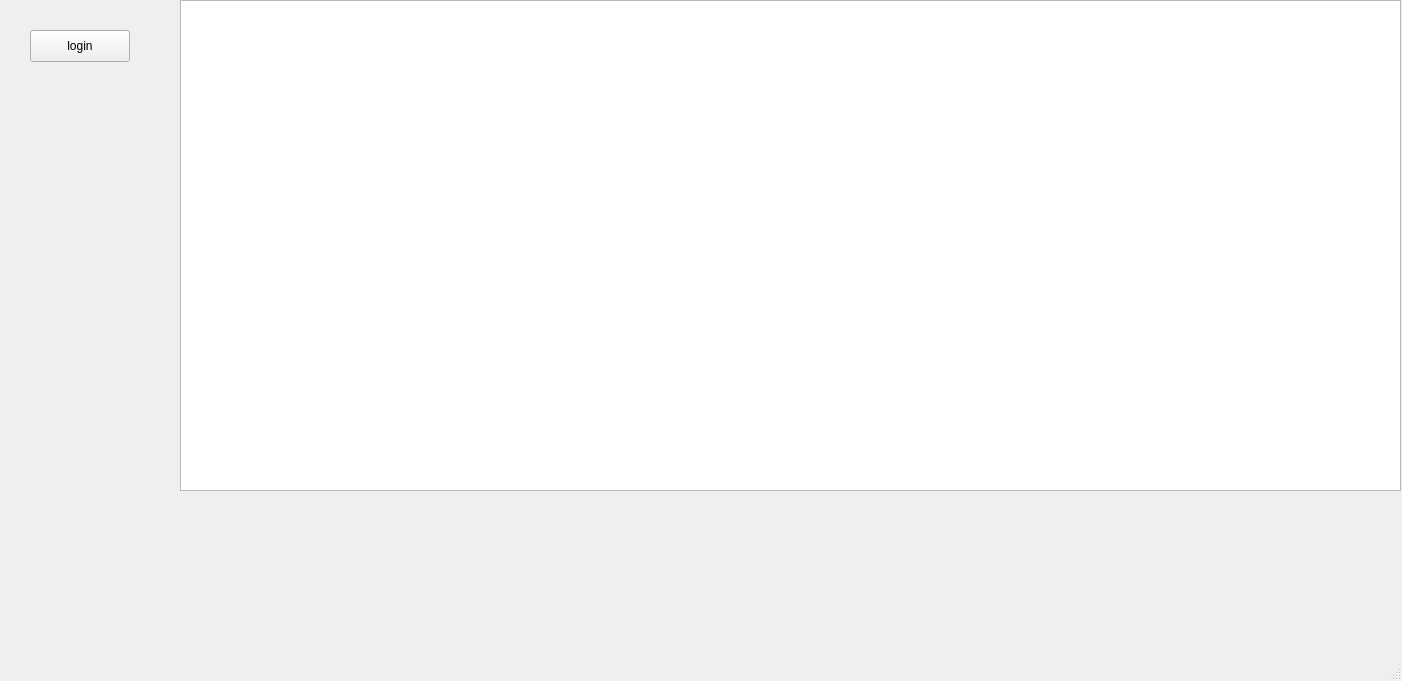
<?xml version="1.0" encoding="UTF-8"?>
<ui version="4.0">
 <class>MainWindow</class>
 <widget class="QMainWindow" name="MainWindow">
  <property name="geometry">
   <rect>
    <x>0</x>
    <y>0</y>
    <width>1402</width>
    <height>681</height>
   </rect>
  </property>
  <property name="windowTitle">
   <string>主页</string>
  </property>
  <widget class="QWidget" name="centralwidget">
   <widget class="QPushButton" name="pushButton_2">
    <property name="geometry">
     <rect>
      <x>30</x>
      <y>30</y>
      <width>100</width>
      <height>32</height>
     </rect>
    </property>
    <property name="text">
     <string>login</string>
    </property>
   </widget>
   <widget class="QTableView" name="admin">
    <property name="geometry">
     <rect>
      <x>180</x>
      <y>0</y>
      <width>1221</width>
      <height>491</height>
     </rect>
    </property>
   </widget>
  </widget>
  <widget class="QStatusBar" name="statusbar"/>
  <action name="actionlogin">
   <property name="text">
    <string>login</string>
   </property>
  </action>
 </widget>
 <resources/>
 <connections/>
</ui>
